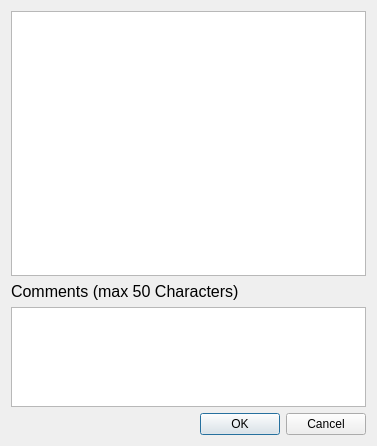
<?xml version="1.0" encoding="UTF-8"?>
<ui version="4.0">
 <class>saveGameUi</class>
 <widget class="QDialog" name="saveGameUi">
  <property name="geometry">
   <rect>
    <x>0</x>
    <y>0</y>
    <width>377</width>
    <height>446</height>
   </rect>
  </property>
  <property name="windowTitle">
   <string>saveGameUi</string>
  </property>
  <layout class="QGridLayout" name="gridLayout">
   <item row="1" column="0">
    <widget class="QLabel" name="label">
     <property name="font">
      <font>
       <pointsize>12</pointsize>
      </font>
     </property>
     <property name="text">
      <string>Comments (max 50 Characters)</string>
     </property>
    </widget>
   </item>
   <item row="0" column="0">
    <widget class="QTableWidget" name="tableWidget"/>
   </item>
   <item row="2" column="0">
    <widget class="QTextEdit" name="textEdit">
     <property name="maximumSize">
      <size>
       <width>16777215</width>
       <height>100</height>
      </size>
     </property>
    </widget>
   </item>
   <item row="3" column="0">
    <widget class="QDialogButtonBox" name="buttonBox">
     <property name="standardButtons">
      <set>QDialogButtonBox::Cancel|QDialogButtonBox::Ok</set>
     </property>
    </widget>
   </item>
  </layout>
 </widget>
 <layoutdefault spacing="6" margin="11"/>
 <resources/>
 <connections/>
</ui>
